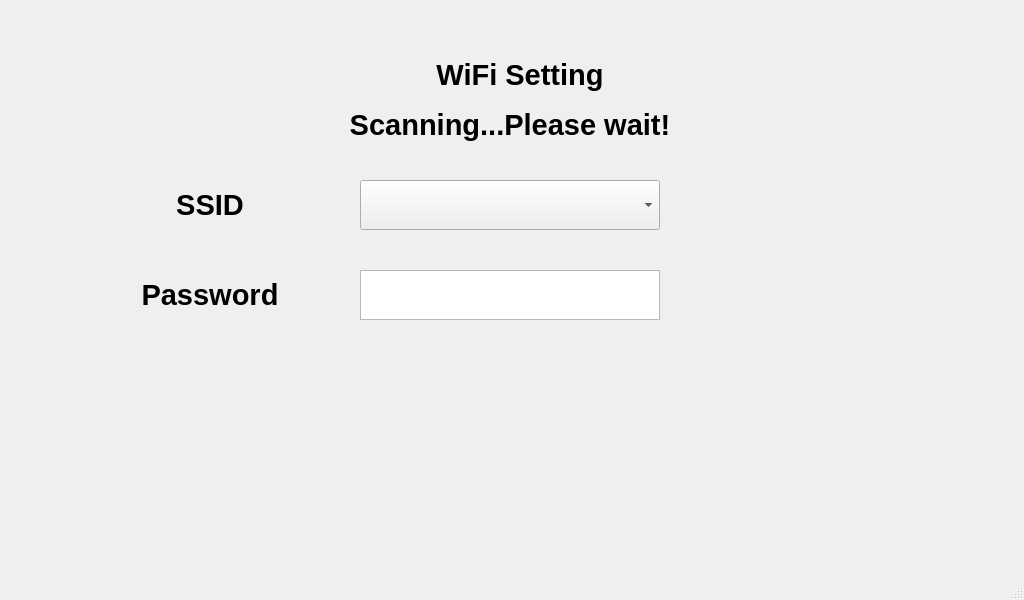
<?xml version="1.0" encoding="UTF-8"?>
<ui version="4.0">
 <class>wifisetting</class>
 <widget class="QMainWindow" name="wifisetting">
  <property name="geometry">
   <rect>
    <x>0</x>
    <y>0</y>
    <width>1024</width>
    <height>600</height>
   </rect>
  </property>
  <property name="windowTitle">
   <string>MainWindow</string>
  </property>
  <widget class="QWidget" name="centralwidget">
   <widget class="QLabel" name="label">
    <property name="geometry">
     <rect>
      <x>0</x>
      <y>0</y>
      <width>1024</width>
      <height>600</height>
     </rect>
    </property>
    <property name="text">
     <string/>
    </property>
    <property name="pixmap">
     <pixmap>/home/decas/ui/DecasUI_New/pics/Standby.png</pixmap>
    </property>
    <property name="scaledContents">
     <bool>true</bool>
    </property>
   </widget>
   <widget class="QPushButton" name="confirm">
    <property name="geometry">
     <rect>
      <x>780</x>
      <y>430</y>
      <width>200</width>
      <height>100</height>
     </rect>
    </property>
    <property name="text">
     <string/>
    </property>
    <property name="icon">
     <iconset>
      <normaloff>/home/decas/ui/DecasUI_New/pics/2234.png</normaloff>/home/decas/ui/DecasUI_New/pics/2234.png</iconset>
    </property>
    <property name="iconSize">
     <size>
      <width>200</width>
      <height>200</height>
     </size>
    </property>
    <property name="flat">
     <bool>true</bool>
    </property>
   </widget>
   <widget class="QPushButton" name="back">
    <property name="geometry">
     <rect>
      <x>40</x>
      <y>430</y>
      <width>200</width>
      <height>100</height>
     </rect>
    </property>
    <property name="autoFillBackground">
     <bool>false</bool>
    </property>
    <property name="text">
     <string/>
    </property>
    <property name="icon">
     <iconset>
      <normaloff>/home/decas/ui/DecasUI_New/pics/1 (400 × 400 px).png</normaloff>/home/decas/ui/DecasUI_New/pics/1 (400 × 400 px).png</iconset>
    </property>
    <property name="iconSize">
     <size>
      <width>200</width>
      <height>200</height>
     </size>
    </property>
    <property name="flat">
     <bool>true</bool>
    </property>
   </widget>
   <widget class="QLabel" name="label_5">
    <property name="geometry">
     <rect>
      <x>420</x>
      <y>50</y>
      <width>200</width>
      <height>50</height>
     </rect>
    </property>
    <property name="text">
     <string>&lt;html&gt;&lt;head/&gt;&lt;body&gt;&lt;p align=&quot;center&quot;&gt;&lt;span style=&quot; font-size:22pt; font-weight:600;&quot;&gt;WiFi Setting&lt;/span&gt;&lt;/p&gt;&lt;/body&gt;&lt;/html&gt;</string>
    </property>
   </widget>
   <widget class="QLabel" name="label_2">
    <property name="geometry">
     <rect>
      <x>110</x>
      <y>180</y>
      <width>200</width>
      <height>50</height>
     </rect>
    </property>
    <property name="text">
     <string>&lt;html&gt;&lt;head/&gt;&lt;body&gt;&lt;p align=&quot;center&quot;&gt;&lt;span style=&quot; font-size:22pt; font-weight:600;&quot;&gt;SSID&lt;/span&gt;&lt;/p&gt;&lt;/body&gt;&lt;/html&gt;</string>
    </property>
    <property name="scaledContents">
     <bool>true</bool>
    </property>
    <property name="wordWrap">
     <bool>false</bool>
    </property>
   </widget>
   <widget class="QLabel" name="label_3">
    <property name="geometry">
     <rect>
      <x>110</x>
      <y>270</y>
      <width>200</width>
      <height>50</height>
     </rect>
    </property>
    <property name="text">
     <string>&lt;html&gt;&lt;head/&gt;&lt;body&gt;&lt;p align=&quot;center&quot;&gt;&lt;span style=&quot; font-size:22pt; font-weight:600;&quot;&gt;Password&lt;/span&gt;&lt;/p&gt;&lt;/body&gt;&lt;/html&gt;</string>
    </property>
    <property name="scaledContents">
     <bool>true</bool>
    </property>
    <property name="wordWrap">
     <bool>false</bool>
    </property>
   </widget>
   <widget class="QTextBrowser" name="textEdit1">
    <property name="geometry">
     <rect>
      <x>360</x>
      <y>270</y>
      <width>300</width>
      <height>50</height>
     </rect>
    </property>
    <property name="font">
     <font>
      <pointsize>16</pointsize>
      <weight>75</weight>
      <bold>true</bold>
     </font>
    </property>
    <property name="html">
     <string>&lt;!DOCTYPE HTML PUBLIC &quot;-//W3C//DTD HTML 4.0//EN&quot; &quot;http://www.w3.org/TR/REC-html40/strict.dtd&quot;&gt;
&lt;html&gt;&lt;head&gt;&lt;meta name=&quot;qrichtext&quot; content=&quot;1&quot; /&gt;&lt;style type=&quot;text/css&quot;&gt;
p, li { white-space: pre-wrap; }
&lt;/style&gt;&lt;/head&gt;&lt;body style=&quot; font-family:'MS Shell Dlg 2'; font-size:16pt; font-weight:600; font-style:normal;&quot;&gt;
&lt;p style=&quot;-qt-paragraph-type:empty; margin-top:0px; margin-bottom:0px; margin-left:0px; margin-right:0px; -qt-block-indent:0; text-indent:0px; font-family:'Segoe UI'; font-weight:400;&quot;&gt;&lt;br /&gt;&lt;/p&gt;&lt;/body&gt;&lt;/html&gt;</string>
    </property>
   </widget>
   <widget class="QPushButton" name="password">
    <property name="geometry">
     <rect>
      <x>360</x>
      <y>270</y>
      <width>300</width>
      <height>50</height>
     </rect>
    </property>
    <property name="text">
     <string/>
    </property>
    <property name="flat">
     <bool>true</bool>
    </property>
   </widget>
   <widget class="QTextEdit" name="date">
    <property name="enabled">
     <bool>true</bool>
    </property>
    <property name="geometry">
     <rect>
      <x>30</x>
      <y>30</y>
      <width>200</width>
      <height>40</height>
     </rect>
    </property>
    <property name="palette">
     <palette>
      <active>
       <colorrole role="Base">
        <brush brushstyle="SolidPattern">
         <color alpha="0">
          <red>255</red>
          <green>255</green>
          <blue>255</blue>
         </color>
        </brush>
       </colorrole>
      </active>
      <inactive>
       <colorrole role="Base">
        <brush brushstyle="SolidPattern">
         <color alpha="0">
          <red>255</red>
          <green>255</green>
          <blue>255</blue>
         </color>
        </brush>
       </colorrole>
      </inactive>
      <disabled>
       <colorrole role="Base">
        <brush brushstyle="SolidPattern">
         <color alpha="255">
          <red>240</red>
          <green>240</green>
          <blue>240</blue>
         </color>
        </brush>
       </colorrole>
      </disabled>
     </palette>
    </property>
    <property name="font">
     <font>
      <pointsize>16</pointsize>
      <weight>75</weight>
      <bold>true</bold>
     </font>
    </property>
    <property name="frameShape">
     <enum>QFrame::NoFrame</enum>
    </property>
    <property name="readOnly">
     <bool>true</bool>
    </property>
   </widget>
   <widget class="QTextEdit" name="time">
    <property name="geometry">
     <rect>
      <x>850</x>
      <y>30</y>
      <width>160</width>
      <height>40</height>
     </rect>
    </property>
    <property name="palette">
     <palette>
      <active>
       <colorrole role="Base">
        <brush brushstyle="SolidPattern">
         <color alpha="0">
          <red>255</red>
          <green>255</green>
          <blue>255</blue>
         </color>
        </brush>
       </colorrole>
      </active>
      <inactive>
       <colorrole role="Base">
        <brush brushstyle="SolidPattern">
         <color alpha="0">
          <red>255</red>
          <green>255</green>
          <blue>255</blue>
         </color>
        </brush>
       </colorrole>
      </inactive>
      <disabled>
       <colorrole role="Base">
        <brush brushstyle="SolidPattern">
         <color alpha="255">
          <red>240</red>
          <green>240</green>
          <blue>240</blue>
         </color>
        </brush>
       </colorrole>
      </disabled>
     </palette>
    </property>
    <property name="font">
     <font>
      <pointsize>16</pointsize>
      <weight>75</weight>
      <bold>true</bold>
     </font>
    </property>
    <property name="frameShape">
     <enum>QFrame::NoFrame</enum>
    </property>
    <property name="readOnly">
     <bool>true</bool>
    </property>
   </widget>
   <widget class="QComboBox" name="ssid">
    <property name="geometry">
     <rect>
      <x>360</x>
      <y>180</y>
      <width>300</width>
      <height>50</height>
     </rect>
    </property>
    <property name="font">
     <font>
      <pointsize>18</pointsize>
     </font>
    </property>
   </widget>
   <widget class="QLabel" name="status">
    <property name="geometry">
     <rect>
      <x>310</x>
      <y>100</y>
      <width>400</width>
      <height>50</height>
     </rect>
    </property>
    <property name="text">
     <string>&lt;html&gt;&lt;head/&gt;&lt;body&gt;&lt;p align=&quot;center&quot;&gt;&lt;span style=&quot; font-size:22pt; font-weight:600;&quot;&gt;Scanning...Please wait!&lt;/span&gt;&lt;/p&gt;&lt;/body&gt;&lt;/html&gt;</string>
    </property>
    <property name="scaledContents">
     <bool>false</bool>
    </property>
   </widget>
   <widget class="QPushButton" name="refresh">
    <property name="geometry">
     <rect>
      <x>690</x>
      <y>180</y>
      <width>50</width>
      <height>50</height>
     </rect>
    </property>
    <property name="text">
     <string/>
    </property>
    <property name="icon">
     <iconset>
      <normaloff>/home/decas/ui/DecasUI_New/pics/1 (94 × 89 px) (2).png</normaloff>/home/decas/ui/DecasUI_New/pics/1 (94 × 89 px) (2).png</iconset>
    </property>
    <property name="iconSize">
     <size>
      <width>50</width>
      <height>50</height>
     </size>
    </property>
    <property name="flat">
     <bool>true</bool>
    </property>
   </widget>
   <widget class="QLabel" name="notification">
    <property name="geometry">
     <rect>
      <x>310</x>
      <y>340</y>
      <width>431</width>
      <height>50</height>
     </rect>
    </property>
    <property name="text">
     <string>&lt;html&gt;&lt;head/&gt;&lt;body&gt;&lt;p align=&quot;center&quot;&gt;&lt;span style=&quot; font-size:22pt; font-weight:600;&quot;&gt;&lt;/span&gt;&lt;/p&gt;&lt;/body&gt;&lt;/html&gt;</string>
    </property>
   </widget>
  </widget>
  <widget class="QMenuBar" name="menubar">
   <property name="geometry">
    <rect>
     <x>0</x>
     <y>0</y>
     <width>1024</width>
     <height>21</height>
    </rect>
   </property>
  </widget>
  <widget class="QStatusBar" name="statusbar"/>
 </widget>
 <resources/>
 <connections/>
</ui>
